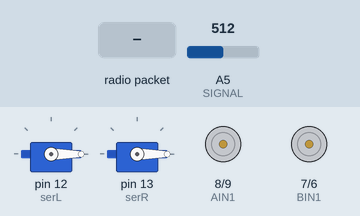
Recording of a program running on a simulated Arduino Mega 2560, built with avr-gcc and run on an emulated ATmega2560. Shown: 2 × servo, motor-driver pin pairs drawn as motors (green arrow = first pin HIGH = forward, orange = second pin HIGH = backward, longer = more drive, scaled by the enable pin). The inputs (shaded band) are chosen by the test bench; at power-on: A5 (SIGNAL) = 512. No radio packets arrive unless stated; what the program prints to the serial monitor is not drawn.

Above: at 1.2 s.
1.3 s: radio packet "LMRA" arrives
At 2.2 s:
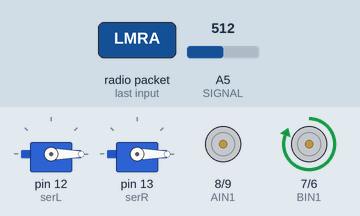
2.8 s: radio packet "RMRA" arrives
At 3.4 s:
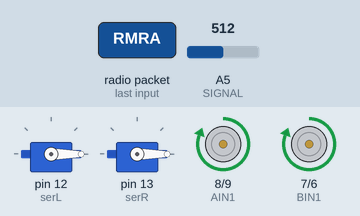
4.3 s: radio packet "LMKA" arrives
At 5.5 s:
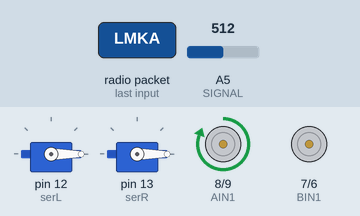
5.8 s: A5 (SIGNAL) set to 986
7.3 s: A5 (SIGNAL) set to 1007
Timing chart, 0 to 9.8 s (numbered marks = the images above; inputs shaded):
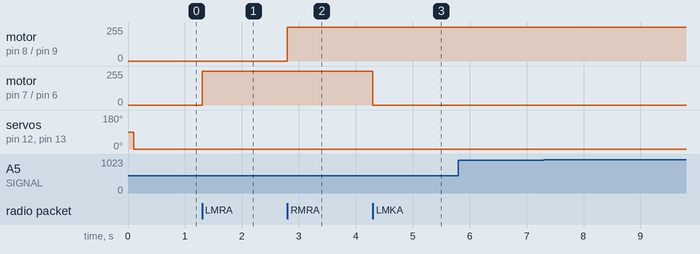

The program:

main.cpp
```cpp
/*
* Onboard controller system for the RC-Boat. This system depends on RcBoatRFControllerSystem
* Or another system that can send 433MHz commands recieved by this RC-Boat.
* Motor, Light and 433MHz receptions and all onboard systems run here.
**/

/**
 * AUTHORS:
 * Colton Paul Badock (EvCC) - 433MHz radio communication/transcieveing system; RC-Boat controller; RC-Body design; Repo manager
 * Jackson Black (EvCC) - Lighting system; Lighting mounts
 * Julio Martinez (EvCC) - Water/Flood detection system
 * Nolan McGuire (EvCC) - Motor Controller System; Motor Mounts; RC-Body design; RC-Boat fins
 *
 * 3RD-PARTY:
 * Mike McCauley - RH_ASK (Radio Head) library
 *
*/

//All libraries and dependencies as needed
#include <Arduino.h> //Default Arduino infastructure
#include <RH_ASK.h> //Radio Head library for 433MHz communication and lowlevel communication to transcieveing hardware
#include <SPI.h> //Required  dependency for <RH_ASK.h> (Radio Head) to compile, not ran onboard.
#include <Servo.h> //Servo library for controlling light servos

//The reciever for the boat.
//Wire reciever into port "digital 11"
RH_ASK user_reciever;

Servo serL; // naming the servo
Servo serR;

byte positionL = 90; // setting default servo position
byte positionR = 90;

const byte leda = 3; // led variables
const byte ledb = 2;

bool ledstate = LOW;
bool lastbuttonState = HIGH;


const byte AIN1 = 8;
const byte AIN2 = 9;
const byte PWMA = 10;

//Left Motor
const byte BIN1 = 7;
const byte BIN2 = 6;
const byte PWMB = 5;

 //button pin names/locations
const byte RedB = 2;
const byte BlkB = 3;

//motor velocity
unsigned int spd;

//potentiometer pin
int phot = 0;


//Allows the user to run a timer
//using the default Arduino timer system.
class ColtonTimerSystem {
  private:

    //This will hold the total time
    //that has passed since the timer
    //started.
    long timerStarted = 0;

  public:

    //Starts the timer;
    //Can be called to reset the timer
    void startTimer() {
      //Store the current milliseconds
      //since the board started.
      timerStarted = millis();
    }

    long getTime() {
      return millis() - timerStarted;
    }
};


ColtonTimerSystem jacksonLEDTimer;


//Intializes the motors
void initMotors() {
  //set button pins to input pullup
  pinMode(RedB, INPUT_PULLUP);
  pinMode(BlkB, INPUT_PULLUP);

  //set motor pins to output
  //Right motor
  pinMode(AIN1, OUTPUT);
  pinMode(AIN2, OUTPUT);
  pinMode(PWMA, OUTPUT);
  //Left motor
  pinMode(BIN1, OUTPUT);
  pinMode(BIN2, OUTPUT);
  pinMode(PWMB, OUTPUT);
}


//Water sensor values
//#define POWER  7
#define SIGNAL  A5
int val = 0; // stores the value of the water sensor
int waterLimit = 150; // higher time limit to avoid false detection

//Detects water flooding,
//will print to STD-OUT to PC
//(Serial) if a flood is detected
void detectFlood() {
  val = analogRead(SIGNAL);
    //digitalWrite(POWER, LOW);

    if (val > waterLimit) // if water detected then alert serial monitor
    {
      Serial.print("Leak Detected! Value: ");
      Serial.println(val);
    }
}


//The following functions are loosely copied from the google doc linked above.
//I have included comments in my own words to demonstrate (an imperfect) understanding.

void Rmotor(int motorSpeed)
{
    if (motorSpeed > 0)           //If we want the motor to run forward, it will:
    {
      digitalWrite(AIN1, HIGH);   //essentially, we tell AO1 to be positive
      digitalWrite(AIN2, LOW);    //and AO2 will be ground.
      //Serial.println("R 1st gear");//The direction of the flow of electrons changes the
                                  //the direction of rotation.
    }

    else if (motorSpeed < 0)      //If we want it to go backwards, it will:
    {
      digitalWrite(AIN1, LOW);    //Now we use AO1 as ground
      digitalWrite(AIN2, HIGH);   //and AO2 as positive.
      //Serial.println("R reverse");//The input voltage to AIN1 and AIN2 determins which
                                  //output pin (AO1 and AO2) will be ground or positive.
    }

    else                          //If we want to go nowhere:
    {
      digitalWrite(AIN1, LOW);    //We basically have no positive, only ground.
      digitalWrite(AIN2, LOW);
      //Serial.println("R neutral");
    }

    analogWrite(PWMA, abs(motorSpeed)); //This line takes the absolute value of the motor
    //Serial.print("RThrottle ");         //speed, and sends that through a PWM pin. So a
    //Serial.println(abs(motorSpeed));    //PWM pin basically has a variable voltage output?
}
//the if statements act as a sort of digital transmission, while the PWM pins are the
//throttle.

void Lmotor(int motorSpeed)
{
    if (motorSpeed > 0)           //If we want the motor to run forward, it will:
    {
      digitalWrite(BIN1, HIGH);   //essentially, we tell AO1 to be positive
      digitalWrite(BIN2, LOW);    //and AO2 will be ground.
      //Serial.println("L 1st gear");//The direction of the flow of electrons changes the
                                  //the direction of rotation.
    }

    else if (motorSpeed < 0)      //If we want it to go backwards, it will:
    {
      digitalWrite(BIN1, LOW);    //Now we use AO1 as ground
      digitalWrite(BIN2, HIGH);   //and AO2 as positive.
      //Serial.println("L reverse");//The input voltage to AIN1 and AIN2 determins which
                                  //output pin (AO1 and AO2) will be ground or positive.
    }

    else                          //If we want to go nowhere:
    {
      digitalWrite(BIN1, LOW);    //We basically have no positive, only ground.
      digitalWrite(BIN2, LOW);
      //Serial.println("L neutral");
    }

    analogWrite(PWMB, abs(motorSpeed)); //This line takes the absolute value of the motor
    //Serial.print("LThrottle ");         //speed, and sends that through a PWM pin as a
    //Serial.println(abs(motorSpeed));    //voltage. This acts as the throttle.
}


void initJacksonsLEDS() {
  pinMode(leda, OUTPUT); // activiating led digital pins
  pinMode(ledb, OUTPUT);

  serL.attach(12); // attaching servos to digital pin
  serR.attach(13);
}


//Intializes the boat
void setup() {
  //Start serial communication
  //back to the PC (if plugged in)
  //for debugging
  Serial.begin(9600);
  Serial.println("Started; starting RC");

  //Timer system
  jacksonLEDTimer.startTimer();

  //Setup Jacksons LED system
  initJacksonsLEDS();

  //Intialize all motors
  initMotors();

  //If the reciever failed to intialize,
  //throw an error back to serial
  if (!user_reciever.init()) {
    Serial.println("Reciever failed to intialize; Error Code: 01");
  }
}


//AUTHOR: Colton Paul Badock
//Returns the latest command/transmittion
//recieved from the 433MHz microwave controller
//for the RC-Boat.
//----------------------
//RETURNS:
//
//If message recieved -> Returns the msg/command
//
//If no message recieved -> returns "NOMSG"
//
char* recieveCommand() {

  //Buffer to hold message recieved in an
  //array
  uint8_t buf[12];
  uint8_t buflen = sizeof(buf);


  //If we recieve a message with a good checksum,
  //we will return it as reception here
  if (user_reciever.recv(buf, &buflen)) {

    //Unused?
    int i;

    //Print the message we recieved for debug
    //Serial.print("433MHz msg recv: ");
    //Serial.println((char*)buf);

    //Return the message/command
    //recieved by the 433MHz reciever
    return (char*)buf;

  //If no message was recieved, we return
  //"NOMSG"
  } else {
    return "NOMSG";
  }
}


byte serPos = 0;

//The message/command
//picked up from the 433MHz transmitter
//by the 433MHz reciever each cycle
//in "loop"
char msg[5] = "NOMS";


//Boolean status of whats running
//------
//Motor run values. If 0, motor
//not running, if 1 motor is running
bool leftMotorRunning = 0;
bool rightMotorRunning = 0;

//The total times "loop()" has run,
//I.E. the total applicatuion cycles.
long cycle = 0;


//infinite application loop
void loop() {

  //Get the current transmitted
  //command. This will be "NOMSG"
  //if nothing was recieved
  //msg = "NOMSG";//recieveCommand();

  //Serial.println(msg);
  if (strcmp(msg, "NOMS") != 0) {
    Serial.print("Message: ");
    Serial.println(msg);
  }


  //Evaluate the left motor commands,
  //based on what we recieved as a command,
  //we will set the motors on or off as
  //a bool status
  if (strcmp(msg, "LMRA") == 0) {
    leftMotorRunning = 1;
  } else if (strcmp(msg, "LMKA") == 0) {
    leftMotorRunning = 0;
  }

  //Evaluate the right motor commands,
  //based on what we recieved as a command,
  //we will set the motors on or off as
  //a bool status
  if (strcmp(msg, "RMRA") == 0) {
    rightMotorRunning = 1;
  } else if (strcmp(msg, "RMKA") == 0) {
    rightMotorRunning = 0;
  }


  /*
  * Based on the command/boolean status we have
  * we will set components operations here
  ** */

  //Run/Kill the left motor based
  //on the boolean status of the motor
  //as to wether it is running or not.
  if (leftMotorRunning == 1) {
    Lmotor(255);
  } else {
    Lmotor(0);
  }

  //Run/Kill the right motor based
  //on the boolean status of the motor
  //as to wether it is running or not.
  if (rightMotorRunning == 1) {
    Rmotor(255);
  } else {
    Rmotor(0);
  }


   /*
  * Check what message/command we recieved from the
  * main transmitter, if its a command, set motor/light boolean
  * operation status to true or false, we will then  set
  * the operation later in the loop.
  * **/
  /*
  Check the transmitter for a message.
  If we recieved a message, store it in "msg" char buffer (string)
  to be interpreted as a command later.
  If we recieve no message, we will set msg to "NOMSG" command,
  so we will execute no onboard commands on the boat.
  */
  uint8_t buf[12]; //Original size: 12.
  uint8_t buflen = sizeof(buf);
  //If we recieved a good message,
  //then write it to the "msg[]"
  //array for indexing and evaluation as
  //a command.
  if (user_reciever.recv(buf, &buflen)) // Non-blocking
  {
    int i;
    // Message with a good checksum received, dump it.
    //Serial.println((char*)buf);
    //msg = (char*)buf;
    msg[0] = buf[0];
    msg[1] = buf[1];
    msg[2] = buf[2];
    msg[3] = buf[3];
    msg[4] = '\0';
  } else {
    //If no message is recieved, we will
    //load the "NOMS" (no message) command
    //to the message buffer and will do
    //nothing
    msg[0] = 'N';
    msg[1] = 'O';
    msg[2] = 'M';
    msg[3] = 'S';
    msg[4] = '\0';
  }


  //Every 200 frames, check for a flood
  if (cycle % 200 == 0) {
    detectFlood();
    Serial.println(val);
  }

  //Move Jacksons Servos
  if (jacksonLEDTimer.getTime() > 100) {
    jacksonLEDTimer.startTimer();
    serL.write(serPos);
    serR.write(serPos);
    serPos++;

    if (serPos) {
      serPos = 0;
    }
  }


  //Update the total cycles that have passed.
  cycle++;
}
```

Measured:
- after the input at 1.3 s, motor on pin 7 (BIN1) / pin 6 (BIN2): stopped → forward 255/255 at once
- after the input at 2.8 s, motor on pin 8 (AIN1) / pin 9 (AIN2): stopped → forward 255/255 at once
- after the input at 4.3 s, motor on pin 7 (BIN1) / pin 6 (BIN2): forward 255/255 → stopped at once
- after the input at 5.8 s, every drawn part: stays the same
- after the input at 7.3 s, every drawn part: stays the same
